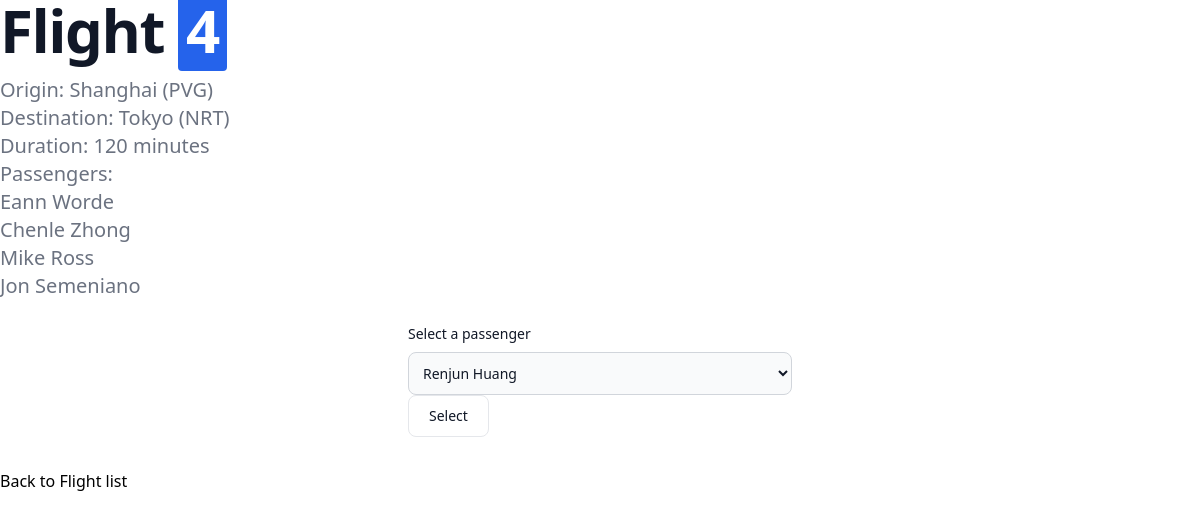
/flights/4, run on the app's committed database.
### flights/models.py (models this page shows, shortened)
class Flight (models.Model):
        origin = models.ForeignKey(Airport, on_delete=models.CASCADE, related_name="departures")
        destination = models.ForeignKey(Airport, on_delete=models.CASCADE, related_name="arrivals")
        duration = models.IntegerField()

class Airport (models.Model):
        code = models.CharField(max_length=3)
        city = models.CharField(max_length=64)
        def __str__(self):
                return f"{self.city} ({self.code})"

class Passenger (models.Model):
        first_name = models.CharField(max_length=64)
        last_name = models.CharField(max_length=64)
        flights = models.ManyToManyField(Flight, blank=True, related_name="passengers")
        def __str__(self):
                return f"{self.first_name} {self.last_name}"

### flights/views.py (the view)
# urls.py: path("<int:flight_id>", views.flight, name="flight"),
def flight (request, flight_id):
        flight = Flight.objects.get(pk=flight_id) # id == pk (primary key)
        return render(request, "flights/flight.html", {
                "flight": flight,
                "passengers": flight.passengers.all(),
                "non_passengers": Passenger.objects.exclude(flights=flight).all()
        })

### flights/templates/flights/flight.html (shortened to what this page needs)
{% extends "flights/layout.html" %}
{% block body %}
        <h1 class="mb-4 text-4xl font-extrabold leading-none tracking-tight text-gray-900 md:text-5xl lg:text-6xl dark:text-white"> Flight <mark class="px-2 text-white bg-blue-600 rounded dark:bg-blue-500">{{flight.id}}</mark></h1>
        <ul>
                <li><p class="text-lg font-normal text-gray-500 lg:text-xl dark:text-gray-400">Origin: {{flight.origin}}</p></li>
                <li><p class="text-lg font-normal text-gray-500 lg:text-xl dark:text-gray-400">Destination: {{flight.destination}}</p></li>
                <li><p class="text-lg font-normal text-gray-500 lg:text-xl dark:text-gray-400">Duration: {{flight.duration}} minutes</p></li>
                <li><p class="text-lg font-normal text-gray-500 lg:text-xl dark:text-gray-400">Passengers: </p>
                        {% for person in passengers %}
                        <li> <p class="text-lg font-normal text-gray-500 lg:text-xl dark:text-gray-400">{{person}} </p> </li>
                        {% empty %}
                        <li> <p class="text-lg font-normal text-gray-500 lg:text-xl dark:text-gray-400">No passengers.</p> </li>
                        {% endfor %}
                </li>
        </ul>
        <br>
        <form class="max-w-sm mx-auto" action="{% url 'book' flight.id %}" method="post">
        <label for="countries" class="block mb-2 text-sm font-medium text-gray-900 dark:text-white">Select a passenger</label>
                <select class="bg-gray-50 border border-gray-300 text-gray-900 text-sm rounded-lg focus:ring-blue-500 focus:border-blue-500 block w-full p-2.5 dark:bg-gray-700 dark:border-gray-600 dark:placeholder-gray-400 dark:text-white dark:focus:ring-blue-500 dark:focus:border-blue-500" name="passenger">
                        {% for passenger in non_passengers %}
                                <option value="{{ passenger.id }}">{{passenger}}</option>
                        {% endfor %}
                </select>
                <button type="submit" class="py-2.5 px-5 me-2 mb-2 text-sm font-medium text-gray-900 focus:outline-none bg-white rounded-lg border border-gray-200 hover:bg-gray-100 hover:text-blue-700 focus:z-10 focus:ring-4 focus:ring-gray-100 dark:focus:ring-gray-700 dark:bg-gray-800 dark:text-gray-400 dark:border-gray-600 dark:hover:text-white dark:hover:bg-gray-700">Select</button>
        </form>
        <br>
        <a href="{% url 'index' %}">Back to Flight list</a>
{% endblock %}

### data on the page
Flight: origin "Shanghai (PVG)", destination "Tokyo (NRT)", duration "120"
Passenger: first_name+last_name "Eann Worde"
Passenger: first_name+last_name "Chenle Zhong"
Passenger: first_name+last_name "Mike Ross"
Passenger: first_name+last_name "Jon Semeniano"

### other printed values
form field passenger "Renjun Huang"
